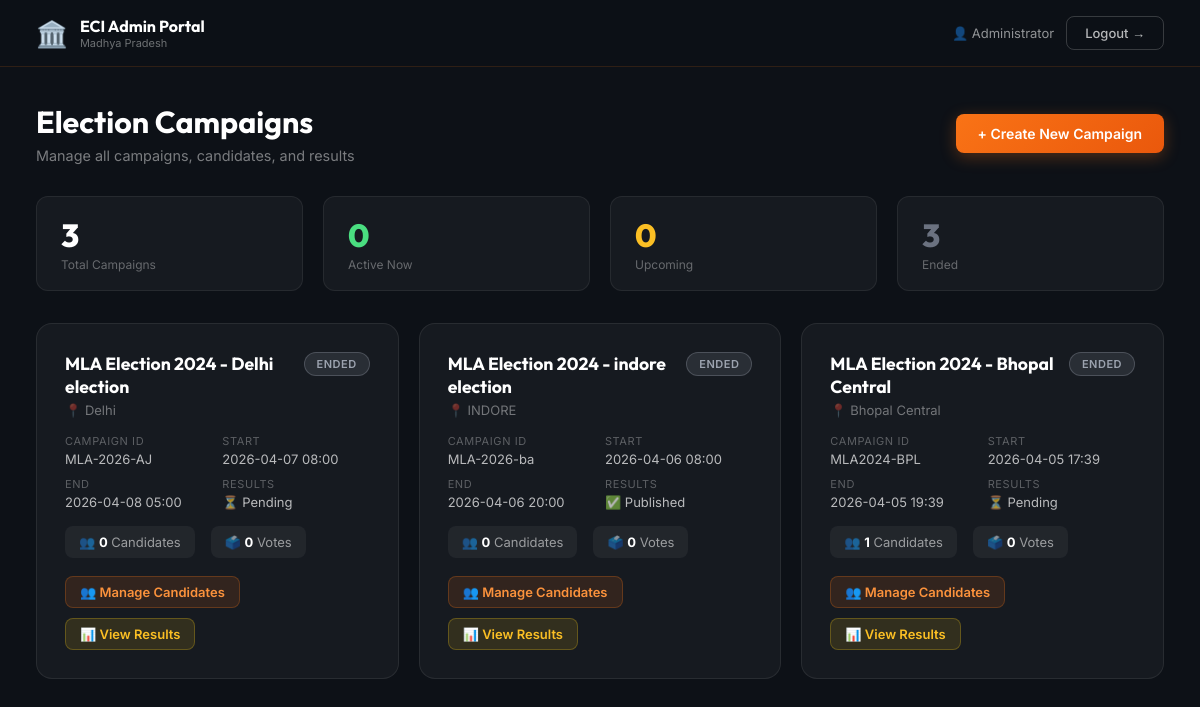
Screenshot of /admin/dashboard (signed in) with the database file from the repository.
### tables this page shows
CREATE TABLE campaigns (
        campaign_id TEXT PRIMARY KEY,
        campaign_name TEXT NOT NULL,
        constituency TEXT NOT NULL,
        start_dt TEXT NOT NULL,
        end_dt TEXT NOT NULL,
        result_published INTEGER DEFAULT 0
    );

### app.py (the view)
@app.route('/admin/dashboard')
def admin_dashboard():
    if not session.get('admin'):
        return redirect(url_for('admin_login'))
    con = get_db()
    cur = con.cursor()
    cur.execute("SELECT * FROM campaigns ORDER BY start_dt DESC")
    campaigns = [dict(c) for c in cur.fetchall()]
    now = datetime.now().isoformat()
    for c in campaigns:
        c['status'] = get_campaign_status(c, now)
        cur.execute("SELECT COUNT(*) as cnt FROM candidates WHERE campaign_id=?", (c['campaign_id'],))
        c['candidate_count'] = cur.fetchone()['cnt']
        cur.execute("SELECT COUNT(*) as cnt FROM votes WHERE campaign_id=?", (c['campaign_id'],))
        c['vote_count'] = cur.fetchone()['cnt']
    con.close()
    return render_template('admin/dashboard.html', campaigns=campaigns)

### app.py (called while the page is built)
def get_db():
    con = sqlite3.connect(DB_PATH, timeout=20)
    con.row_factory = sqlite3.Row
    return con

def get_campaign_status(campaign, now):
    if campaign['end_dt'] < now:
        return 'ended'
    elif campaign['start_dt'] > now:
        return 'upcoming'
    return 'active'

### templates/admin/dashboard.html (shortened to what this page needs)
{% extends 'base.html' %}
{% block body_class %}admin-body portal-body{% endblock %}
{% block extra_css %}<link rel="stylesheet" href="{{ url_for('static', filename='admin.css') }}">{% endblock %}
{% block content %}
<nav class="portal-nav admin-nav">
  <a href="{{ url_for('admin_dashboard') }}" class="nav-brand">
    <span class="nav-brand-icon">🏛️</span>
    <div>
      <div class="nav-brand-text">ECI Admin Portal</div>
      <div class="nav-brand-sub">Madhya Pradesh</div>
    </div>
  </a>
  <div class="nav-actions">
    <span class="nav-user">👤 Administrator</span>
    <a href="{{ url_for('admin_logout') }}" class="nav-logout">Logout →</a>
  </div>
</nav>
<div class="portal-content">
  <div class="page-header" style="display:flex;justify-content:space-between;align-items:center;flex-wrap:wrap;gap:16px">
    <div>
      <h1>Election Campaigns</h1>
      <p>Manage all campaigns, candidates, and results</p>
    </div>
    <a href="{{ url_for('create_campaign') }}" class="btn btn-create">+ Create New Campaign</a>
  </div>
  {% set total = campaigns|length %}
  {% set active_count = campaigns|selectattr('status','equalto','active')|list|length %}
  {% set ended_count = campaigns|selectattr('status','equalto','ended')|list|length %}
  {% set upcoming_count = campaigns|selectattr('status','equalto','upcoming')|list|length %}
  <div class="stats-bar">
    <div class="stat-card"><div class="stat-n">{{ total }}</div><div class="stat-l">Total Campaigns</div></div>
    <div class="stat-card"><div class="stat-n" style="color:#4ade80">{{ active_count }}</div><div class="stat-l">Active Now</div></div>
    <div class="stat-card"><div class="stat-n" style="color:#fbbf24">{{ upcoming_count }}</div><div class="stat-l">Upcoming</div></div>
    <div class="stat-card"><div class="stat-n" style="color:#6b7280">{{ ended_count }}</div><div class="stat-l">Ended</div></div>
  </div>
  {% if campaigns %}
  <div class="cards-grid">
    {% for c in campaigns %}
    <div class="card campaign-card">
      <div class="campaign-card-header">
        <div>
          <h3>{{ c.campaign_name }}</h3>
          <div class="campaign-constituency">📍 {{ c.constituency }}</div>
        </div>
        <span class="badge badge-{{ c.status }}">{{ c.status|upper }}</span>
      </div>
      <div class="campaign-meta">
        <div class="meta-item">
          <span class="meta-label">Campaign ID</span>
          <span class="meta-value">{{ c.campaign_id }}</span>
        </div>
        <div class="meta-item">
          <span class="meta-label">Start</span>
          <span class="meta-value">{{ c.start_dt[:16]|replace('T',' ') }}</span>
        </div>
        <div class="meta-item">
          <span class="meta-label">End</span>
          <span class="meta-value">{{ c.end_dt[:16]|replace('T',' ') }}</span>
        </div>
        <div class="meta-item">
          <span class="meta-label">Results</span>
          <span class="meta-value">{% if c.result_published %}✅ Published{% else %}⏳ Pending{% endif %}</span>
        </div>
      </div>
      <div class="campaign-stats">
        <div class="stat-chip">👥 <strong>{{ c.candidate_count }}</strong> Candidates</div>
        <div class="stat-chip">🗳️ <strong>{{ c.vote_count }}</strong> Votes</div>
      </div>
      <div class="campaign-actions">
        <a href="{{ url_for('manage_campaign', campaign_id=c.campaign_id) }}" class="btn btn-sm btn-manage">👥 Manage Candidates</a>
        <a href="{{ url_for('admin_results', campaign_id=c.campaign_id) }}" class="btn btn-sm btn-results">📊 View Results</a>
      </div>
    </div>
    {% endfor %}
  </div>
  {% else %}
  <div class="card empty-state">
    <span class="empty-icon">📋</span>
    <p>No campaigns created yet.<br>Click <strong>Create New Campaign</strong> to get started.</p>
  </div>
  {% endif %}
</div>
{% endblock %}

### templates/base.html (shortened to what this page needs)
<!DOCTYPE html>
<html lang="en">
<head>
  <link rel="stylesheet" href="{{ url_for('static', filename='style.css') }}">
  {% block extra_css %}{% endblock %}
</head>
<body class="{% block body_class %}{% endblock %}">
  {% block content %}{% endblock %}
</body>
</html>

### static/style.css (style rules this page uses)
*, *::before, *::after { margin: 0; padding: 0; box-sizing: border-box; }
:root { --font-main: 'Inter', sans-serif; --font-display: 'Outfit', sans-serif; --radius: 14px; --radius-sm: 8px; --shadow: 0 8px 32px rgba(0,0,0,0.25); --transition: all 0.3s cubic-bezier(0.4, 0, 0.2, 1); }
body { font-family: var(--font-main); min-height: 100vh; }
.portal-body { min-height: 100vh; }
.portal-nav { display: flex; align-items: center; justify-content: space-between; padding: 16px 36px; border-bottom: 1px solid rgba(255,255,255,0.07); position: sticky; top: 0; z-index: 100; backdrop-filter: blur(20px); }
.nav-brand { display: flex; align-items: center; gap: 12px; text-decoration: none; }
.nav-brand-icon { font-size: 1.6rem; }
.nav-brand-text { font-family: var(--font-display); font-size: 1rem; font-weight: 700; color: white; }
.nav-brand-sub { font-size: 11px; color: rgba(255,255,255,0.4); }
.nav-actions { display: flex; align-items: center; gap: 12px; }
.nav-user { color: rgba(255,255,255,0.55); font-size: 13px; }
.nav-logout { padding: 8px 18px; border-radius: var(--radius-sm); font-size: 13px; font-weight: 500; text-decoration: none; transition: var(--transition); border: 1px solid rgba(255,255,255,0.18); color: rgba(255,255,255,0.7); }
.portal-content { padding: 36px; max-width: 1200px; margin: 0 auto; }
.page-header { margin-bottom: 32px; }
.page-header h1 { font-family: var(--font-display); font-size: 1.9rem; font-weight: 700; color: white; margin-bottom: 6px; }
.page-header p { color: rgba(255,255,255,0.45); font-size: 0.9rem; }
.card { background: rgba(255,255,255,0.04); border: 1px solid rgba(255,255,255,0.08); border-radius: 16px; padding: 28px; transition: var(--transition); }
.cards-grid { display: grid; grid-template-columns: repeat(auto-fill, minmax(300px, 1fr)); gap: 20px; }
.badge { display: inline-block; padding: 4px 12px; border-radius: 999px; font-size: 11px; font-weight: 600; letter-spacing: 0.5px; }
.badge-ended { background: rgba(156,163,175,0.15); color: #9ca3af; border: 1px solid rgba(156,163,175,0.3); }
.btn { padding: 11px 22px; border-radius: var(--radius-sm); font-size: 14px; font-weight: 600; cursor: pointer; border: none; text-decoration: none; display: inline-flex; align-items: center; gap: 8px; transition: var(--transition); font-family: var(--font-main); }
.btn-sm { padding: 7px 14px; font-size: 13px; }

### static/admin.css (style rules this page uses)
:root { --accent: #f97316; --accent-glow: rgba(249,115,22,0.2); --accent-subtle: rgba(249,115,22,0.08); --bg: #0d1117; --bg2: #161b22; --bg3: #1f2937; }
.admin-body { background: var(--bg); }
.admin-nav { background: rgba(13,17,23,0.9); border-bottom-color: rgba(249,115,22,0.15); }
.btn-create { background: linear-gradient(135deg, #f97316, #ea580c); color: white; box-shadow: 0 4px 16px rgba(249,115,22,0.3); }
.btn-manage { background: rgba(249,115,22,0.12); color: #fb923c; border: 1px solid rgba(249,115,22,0.25); }
.btn-results { background: rgba(250,204,21,0.12); color: #fbbf24; border: 1px solid rgba(250,204,21,0.25); }
.campaign-card { position: relative; }
.campaign-card-header { display: flex; justify-content: space-between; align-items: flex-start; margin-bottom: 14px; }
.campaign-card h3 { font-family: 'Outfit', sans-serif; font-size: 1.1rem; font-weight: 700; color: white; margin-bottom: 4px; }
.campaign-constituency { color: rgba(255,255,255,0.4); font-size: 13px; }
.campaign-meta { display: grid; grid-template-columns: 1fr 1fr; gap: 10px; margin: 16px 0; }
.meta-item span { display: block; }
.meta-label { font-size: 11px; color: rgba(255,255,255,0.3); text-transform: uppercase; letter-spacing: 0.6px; margin-bottom: 3px; }
.meta-value { font-size: 13px; color: rgba(255,255,255,0.7); }
.campaign-stats { display: flex; gap: 16px; margin-bottom: 18px; }
.stat-chip { background: rgba(255,255,255,0.05); border-radius: 8px; padding: 8px 14px; font-size: 13px; color: rgba(255,255,255,0.55); }
.stat-chip strong { color: white; }
.campaign-actions { display: flex; gap: 10px; flex-wrap: wrap; }
.stats-bar { display: flex; gap: 20px; margin-bottom: 32px; flex-wrap: wrap; }
.stat-card { background: rgba(255,255,255,0.04); border: 1px solid rgba(255,255,255,0.07); border-radius: 12px; padding: 18px 24px; flex: 1; min-width: 140px; }
.stat-card .stat-n { font-family: 'Outfit', sans-serif; font-size: 2rem; font-weight: 800; color: white; }
.stat-card .stat-l { font-size: 12px; color: rgba(255,255,255,0.35); margin-top: 2px; }

### rows the page displays
campaigns: campaign_name "MLA Election 2024 - Delhi election", constituency "Delhi", status "ENDED", campaign_id "MLA-2026-AJ", start_dt "2026-04-07 08:00", end_dt "2026-04-08 05:00", shows "⏳ Pending", candidate_count "0", vote_count "0"
campaigns: campaign_name "MLA Election 2024 - indore election", constituency "INDORE", status "ENDED", campaign_id "MLA-2026-ba", start_dt "2026-04-06 08:00", end_dt "2026-04-06 20:00", result_published "✅ Published", candidate_count "0", vote_count "0"
campaigns: campaign_name "MLA Election 2024 - Bhopal Central", constituency "Bhopal Central", status "ENDED", campaign_id "MLA2024-BPL", start_dt "2026-04-05 17:39", end_dt "2026-04-05 19:39", shows "⏳ Pending", candidate_count "1", vote_count "0"

### other values shown
{{ total }} "3"
{{ active_count }} "0"
{{ upcoming_count }} "0"
{{ ended_count }} "3"
